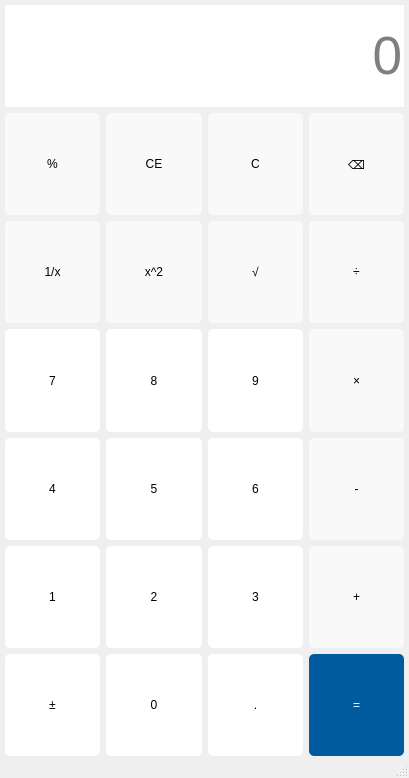
<?xml version="1.0" encoding="UTF-8"?>
<ui version="4.0">
 <class>MainWindow</class>
 <widget class="QMainWindow" name="MainWindow">
  <property name="geometry">
   <rect>
    <x>0</x>
    <y>0</y>
    <width>409</width>
    <height>778</height>
   </rect>
  </property>
  <property name="windowTitle">
   <string>MainWindow</string>
  </property>
  <property name="styleSheet">
   <string notr="true">QPushButton{
	font: 16pt &quot;Arial&quot;;
	border-radius:5px
}
QPushButton:hover{
	font: 20pt &quot;Arial&quot;;
}</string>
  </property>
  <widget class="QWidget" name="centralwidget">
   <property name="sizePolicy">
    <sizepolicy hsizetype="Preferred" vsizetype="Preferred">
     <horstretch>0</horstretch>
     <verstretch>0</verstretch>
    </sizepolicy>
   </property>
   <layout class="QGridLayout" name="gridLayout">
    <property name="leftMargin">
     <number>5</number>
    </property>
    <property name="topMargin">
     <number>5</number>
    </property>
    <property name="rightMargin">
     <number>5</number>
    </property>
    <property name="bottomMargin">
     <number>0</number>
    </property>
    <item row="0" column="0">
     <layout class="QGridLayout" name="gridLayout_2">
      <property name="sizeConstraint">
       <enum>QLayout::SetDefaultConstraint</enum>
      </property>
      <item row="2" column="3">
       <widget class="QPushButton" name="btnDivide">
        <property name="sizePolicy">
         <sizepolicy hsizetype="Preferred" vsizetype="Preferred">
          <horstretch>0</horstretch>
          <verstretch>0</verstretch>
         </sizepolicy>
        </property>
        <property name="styleSheet">
         <string notr="true">QPushButton:hover{
	background-color: rgb(246, 246, 246);
font: 30pt &quot;Arial&quot;;
}
QPushButton:!hover{
	background-color:rgb(249, 249, 249);
	font: 24pt &quot;Arial&quot;;
}</string>
        </property>
        <property name="text">
         <string>÷</string>
        </property>
        <property name="default">
         <bool>false</bool>
        </property>
        <property name="flat">
         <bool>false</bool>
        </property>
       </widget>
      </item>
      <item row="2" column="1">
       <widget class="QPushButton" name="btnSquare">
        <property name="sizePolicy">
         <sizepolicy hsizetype="Preferred" vsizetype="Preferred">
          <horstretch>0</horstretch>
          <verstretch>0</verstretch>
         </sizepolicy>
        </property>
        <property name="styleSheet">
         <string notr="true">QPushButton:hover{
	background-color: rgb(246, 246, 246);
}
QPushButton:!hover{
	background-color:rgb(249, 249, 249);
	font: 12pt &quot;Arial&quot;;
}</string>
        </property>
        <property name="text">
         <string>x^2</string>
        </property>
        <property name="default">
         <bool>false</bool>
        </property>
        <property name="flat">
         <bool>false</bool>
        </property>
       </widget>
      </item>
      <item row="5" column="2">
       <widget class="QPushButton" name="btnNum3">
        <property name="sizePolicy">
         <sizepolicy hsizetype="Preferred" vsizetype="Preferred">
          <horstretch>0</horstretch>
          <verstretch>0</verstretch>
         </sizepolicy>
        </property>
        <property name="styleSheet">
         <string notr="true">QPushButton:hover{
	background-color: rgb(252, 252, 252);
}
QPushButton:!hover{
	background-color:rgb(255, 255, 255);
}</string>
        </property>
        <property name="text">
         <string>3</string>
        </property>
        <property name="default">
         <bool>false</bool>
        </property>
        <property name="flat">
         <bool>false</bool>
        </property>
       </widget>
      </item>
      <item row="1" column="0">
       <widget class="QPushButton" name="btnPercentage">
        <property name="sizePolicy">
         <sizepolicy hsizetype="Preferred" vsizetype="Preferred">
          <horstretch>0</horstretch>
          <verstretch>0</verstretch>
         </sizepolicy>
        </property>
        <property name="styleSheet">
         <string notr="true">QPushButton:hover{
	background-color: rgb(246, 246, 246);
}
QPushButton:!hover{
	background-color:rgb(249, 249, 249);
	font: 12pt &quot;Arial&quot;;
}</string>
        </property>
        <property name="text">
         <string>%</string>
        </property>
        <property name="default">
         <bool>false</bool>
        </property>
        <property name="flat">
         <bool>false</bool>
        </property>
       </widget>
      </item>
      <item row="6" column="0">
       <widget class="QPushButton" name="btnSign">
        <property name="sizePolicy">
         <sizepolicy hsizetype="Preferred" vsizetype="Preferred">
          <horstretch>0</horstretch>
          <verstretch>0</verstretch>
         </sizepolicy>
        </property>
        <property name="styleSheet">
         <string notr="true">QPushButton:hover{
	background-color: rgb(252, 252, 252);
}
QPushButton:!hover{
	background-color:rgb(255, 255, 255);
}</string>
        </property>
        <property name="text">
         <string>±</string>
        </property>
        <property name="default">
         <bool>false</bool>
        </property>
        <property name="flat">
         <bool>false</bool>
        </property>
       </widget>
      </item>
      <item row="1" column="1">
       <widget class="QPushButton" name="btnClear">
        <property name="sizePolicy">
         <sizepolicy hsizetype="Preferred" vsizetype="Preferred">
          <horstretch>0</horstretch>
          <verstretch>0</verstretch>
         </sizepolicy>
        </property>
        <property name="styleSheet">
         <string notr="true">QPushButton:hover{
	background-color: rgb(246, 246, 246);
}
QPushButton:!hover{
	background-color:rgb(249, 249, 249);
	font: 12pt &quot;Arial&quot;;
}</string>
        </property>
        <property name="text">
         <string>CE</string>
        </property>
        <property name="default">
         <bool>false</bool>
        </property>
        <property name="flat">
         <bool>false</bool>
        </property>
       </widget>
      </item>
      <item row="5" column="1">
       <widget class="QPushButton" name="btnNum2">
        <property name="sizePolicy">
         <sizepolicy hsizetype="Preferred" vsizetype="Preferred">
          <horstretch>0</horstretch>
          <verstretch>0</verstretch>
         </sizepolicy>
        </property>
        <property name="styleSheet">
         <string notr="true">QPushButton:hover{
	background-color: rgb(252, 252, 252);
}
QPushButton:!hover{
	background-color:rgb(255, 255, 255);
}</string>
        </property>
        <property name="text">
         <string>2</string>
        </property>
        <property name="default">
         <bool>false</bool>
        </property>
        <property name="flat">
         <bool>false</bool>
        </property>
       </widget>
      </item>
      <item row="3" column="1">
       <widget class="QPushButton" name="btnNum8">
        <property name="sizePolicy">
         <sizepolicy hsizetype="Preferred" vsizetype="Preferred">
          <horstretch>0</horstretch>
          <verstretch>0</verstretch>
         </sizepolicy>
        </property>
        <property name="styleSheet">
         <string notr="true">QPushButton:hover{
	background-color: rgb(252, 252, 252);
}
QPushButton:!hover{
	background-color:rgb(255, 255, 255);
}</string>
        </property>
        <property name="text">
         <string>8</string>
        </property>
        <property name="default">
         <bool>false</bool>
        </property>
        <property name="flat">
         <bool>false</bool>
        </property>
       </widget>
      </item>
      <item row="4" column="0">
       <widget class="QPushButton" name="btnNum4">
        <property name="sizePolicy">
         <sizepolicy hsizetype="Preferred" vsizetype="Preferred">
          <horstretch>0</horstretch>
          <verstretch>0</verstretch>
         </sizepolicy>
        </property>
        <property name="styleSheet">
         <string notr="true">QPushButton:hover{
	background-color: rgb(252, 252, 252);
}
QPushButton:!hover{
	background-color:rgb(255, 255, 255);
}</string>
        </property>
        <property name="text">
         <string>4</string>
        </property>
        <property name="default">
         <bool>false</bool>
        </property>
        <property name="flat">
         <bool>false</bool>
        </property>
       </widget>
      </item>
      <item row="4" column="2">
       <widget class="QPushButton" name="btnNum6">
        <property name="sizePolicy">
         <sizepolicy hsizetype="Preferred" vsizetype="Preferred">
          <horstretch>0</horstretch>
          <verstretch>0</verstretch>
         </sizepolicy>
        </property>
        <property name="styleSheet">
         <string notr="true">QPushButton:hover{
	background-color: rgb(252, 252, 252);
}
QPushButton:!hover{
	background-color:rgb(255, 255, 255);
}</string>
        </property>
        <property name="text">
         <string>6</string>
        </property>
        <property name="default">
         <bool>false</bool>
        </property>
        <property name="flat">
         <bool>false</bool>
        </property>
       </widget>
      </item>
      <item row="1" column="2">
       <widget class="QPushButton" name="btnClearAll">
        <property name="sizePolicy">
         <sizepolicy hsizetype="Preferred" vsizetype="Preferred">
          <horstretch>0</horstretch>
          <verstretch>0</verstretch>
         </sizepolicy>
        </property>
        <property name="styleSheet">
         <string notr="true">QPushButton:hover{
	background-color: rgb(246, 246, 246);
}
QPushButton:!hover{
	background-color:rgb(249, 249, 249);
	font: 12pt &quot;Arial&quot;;
}</string>
        </property>
        <property name="text">
         <string>C</string>
        </property>
        <property name="default">
         <bool>false</bool>
        </property>
        <property name="flat">
         <bool>false</bool>
        </property>
       </widget>
      </item>
      <item row="4" column="1">
       <widget class="QPushButton" name="btnNum5">
        <property name="sizePolicy">
         <sizepolicy hsizetype="Preferred" vsizetype="Preferred">
          <horstretch>0</horstretch>
          <verstretch>0</verstretch>
         </sizepolicy>
        </property>
        <property name="styleSheet">
         <string notr="true">QPushButton:hover{
	background-color: rgb(252, 252, 252);
}
QPushButton:!hover{
	background-color:rgb(255, 255, 255);
}</string>
        </property>
        <property name="text">
         <string>5</string>
        </property>
        <property name="default">
         <bool>false</bool>
        </property>
        <property name="flat">
         <bool>false</bool>
        </property>
       </widget>
      </item>
      <item row="3" column="2">
       <widget class="QPushButton" name="btnNum9">
        <property name="sizePolicy">
         <sizepolicy hsizetype="Preferred" vsizetype="Preferred">
          <horstretch>0</horstretch>
          <verstretch>0</verstretch>
         </sizepolicy>
        </property>
        <property name="styleSheet">
         <string notr="true">QPushButton:hover{
	background-color: rgb(252, 252, 252);
}
QPushButton:!hover{
	background-color:rgb(255, 255, 255);
}</string>
        </property>
        <property name="text">
         <string>9</string>
        </property>
        <property name="default">
         <bool>false</bool>
        </property>
        <property name="flat">
         <bool>false</bool>
        </property>
       </widget>
      </item>
      <item row="1" column="3">
       <widget class="QPushButton" name="btnDel">
        <property name="sizePolicy">
         <sizepolicy hsizetype="Preferred" vsizetype="Preferred">
          <horstretch>0</horstretch>
          <verstretch>0</verstretch>
         </sizepolicy>
        </property>
        <property name="styleSheet">
         <string notr="true">QPushButton:hover{
	background-color: rgb(246, 246, 246);
}
QPushButton:!hover{
	background-color:rgb(249, 249, 249);
	font: 12pt &quot;Arial&quot;;
}</string>
        </property>
        <property name="text">
         <string>⌫</string>
        </property>
        <property name="default">
         <bool>false</bool>
        </property>
        <property name="flat">
         <bool>false</bool>
        </property>
       </widget>
      </item>
      <item row="6" column="1">
       <widget class="QPushButton" name="btnNum0">
        <property name="sizePolicy">
         <sizepolicy hsizetype="Preferred" vsizetype="Preferred">
          <horstretch>0</horstretch>
          <verstretch>0</verstretch>
         </sizepolicy>
        </property>
        <property name="styleSheet">
         <string notr="true">QPushButton:hover{
	background-color: rgb(252, 252, 252);
}
QPushButton:!hover{
	background-color:rgb(255, 255, 255);
}</string>
        </property>
        <property name="text">
         <string>0</string>
        </property>
        <property name="default">
         <bool>false</bool>
        </property>
        <property name="flat">
         <bool>false</bool>
        </property>
       </widget>
      </item>
      <item row="5" column="3">
       <widget class="QPushButton" name="btnPlus">
        <property name="sizePolicy">
         <sizepolicy hsizetype="Preferred" vsizetype="Preferred">
          <horstretch>0</horstretch>
          <verstretch>0</verstretch>
         </sizepolicy>
        </property>
        <property name="styleSheet">
         <string notr="true">QPushButton:hover{
	background-color: rgb(246, 246, 246);
font: 30pt &quot;Arial&quot;;
}
QPushButton:!hover{
	background-color:rgb(249, 249, 249);
	font: 24pt &quot;Arial&quot;;
}</string>
        </property>
        <property name="text">
         <string>+</string>
        </property>
        <property name="default">
         <bool>false</bool>
        </property>
        <property name="flat">
         <bool>false</bool>
        </property>
       </widget>
      </item>
      <item row="5" column="0">
       <widget class="QPushButton" name="btnNum1">
        <property name="sizePolicy">
         <sizepolicy hsizetype="Preferred" vsizetype="Preferred">
          <horstretch>0</horstretch>
          <verstretch>0</verstretch>
         </sizepolicy>
        </property>
        <property name="styleSheet">
         <string notr="true">QPushButton:hover{
	background-color: rgb(252, 252, 252);
}
QPushButton:!hover{
	background-color:rgb(255, 255, 255);
}</string>
        </property>
        <property name="text">
         <string>1</string>
        </property>
        <property name="default">
         <bool>false</bool>
        </property>
        <property name="flat">
         <bool>false</bool>
        </property>
       </widget>
      </item>
      <item row="4" column="3">
       <widget class="QPushButton" name="btnSub">
        <property name="sizePolicy">
         <sizepolicy hsizetype="Preferred" vsizetype="Preferred">
          <horstretch>0</horstretch>
          <verstretch>0</verstretch>
         </sizepolicy>
        </property>
        <property name="styleSheet">
         <string notr="true">QPushButton:hover{
	background-color: rgb(246, 246, 246);
font: 30pt &quot;Arial&quot;;
}
QPushButton:!hover{
	background-color:rgb(249, 249, 249);
	font: 24pt &quot;Arial&quot;;
}</string>
        </property>
        <property name="text">
         <string>-</string>
        </property>
        <property name="default">
         <bool>false</bool>
        </property>
        <property name="flat">
         <bool>false</bool>
        </property>
       </widget>
      </item>
      <item row="3" column="3">
       <widget class="QPushButton" name="btnMul">
        <property name="sizePolicy">
         <sizepolicy hsizetype="Preferred" vsizetype="Preferred">
          <horstretch>0</horstretch>
          <verstretch>0</verstretch>
         </sizepolicy>
        </property>
        <property name="styleSheet">
         <string notr="true">QPushButton:hover{
	background-color: rgb(246, 246, 246);
font: 30pt &quot;Arial&quot;;
}
QPushButton:!hover{
	background-color:rgb(249, 249, 249);
	font: 24pt &quot;Arial&quot;;
}</string>
        </property>
        <property name="text">
         <string>×</string>
        </property>
        <property name="default">
         <bool>false</bool>
        </property>
        <property name="flat">
         <bool>false</bool>
        </property>
       </widget>
      </item>
      <item row="3" column="0">
       <widget class="QPushButton" name="btnNum7">
        <property name="sizePolicy">
         <sizepolicy hsizetype="Preferred" vsizetype="Preferred">
          <horstretch>0</horstretch>
          <verstretch>0</verstretch>
         </sizepolicy>
        </property>
        <property name="styleSheet">
         <string notr="true">QPushButton:hover{
	background-color: rgb(252, 252, 252);
}
QPushButton:!hover{
	background-color:rgb(255, 255, 255);
}</string>
        </property>
        <property name="text">
         <string>7</string>
        </property>
        <property name="default">
         <bool>false</bool>
        </property>
        <property name="flat">
         <bool>false</bool>
        </property>
       </widget>
      </item>
      <item row="2" column="0">
       <widget class="QPushButton" name="btnInverse">
        <property name="sizePolicy">
         <sizepolicy hsizetype="Preferred" vsizetype="Preferred">
          <horstretch>0</horstretch>
          <verstretch>0</verstretch>
         </sizepolicy>
        </property>
        <property name="styleSheet">
         <string notr="true">QPushButton:hover{
	background-color: rgb(246, 246, 246);
}
QPushButton:!hover{
	background-color:rgb(249, 249, 249);
	font: 12pt &quot;Arial&quot;;
}</string>
        </property>
        <property name="text">
         <string>1/x</string>
        </property>
        <property name="default">
         <bool>false</bool>
        </property>
        <property name="flat">
         <bool>false</bool>
        </property>
       </widget>
      </item>
      <item row="6" column="3">
       <widget class="QPushButton" name="btnEqual">
        <property name="sizePolicy">
         <sizepolicy hsizetype="Preferred" vsizetype="Preferred">
          <horstretch>0</horstretch>
          <verstretch>0</verstretch>
         </sizepolicy>
        </property>
        <property name="styleSheet">
         <string notr="true">QPushButton:hover{
	background-color: rgb(25, 106, 167);
	font: 30pt &quot;Arial&quot;;
}
QPushButton:!hover{
	background-color:rgb(0, 90, 158);
	color:rgb(255,255,255);
	font: 25pt &quot;Arial&quot;;
}</string>
        </property>
        <property name="text">
         <string>=</string>
        </property>
        <property name="checkable">
         <bool>false</bool>
        </property>
        <property name="autoDefault">
         <bool>false</bool>
        </property>
        <property name="default">
         <bool>false</bool>
        </property>
        <property name="flat">
         <bool>false</bool>
        </property>
       </widget>
      </item>
      <item row="2" column="2">
       <widget class="QPushButton" name="btnSqrt">
        <property name="sizePolicy">
         <sizepolicy hsizetype="Preferred" vsizetype="Preferred">
          <horstretch>0</horstretch>
          <verstretch>0</verstretch>
         </sizepolicy>
        </property>
        <property name="styleSheet">
         <string notr="true">QPushButton:hover{
	background-color: rgb(246, 246, 246);
}
QPushButton:!hover{
	background-color:rgb(249, 249, 249);
	font: 12pt &quot;Arial&quot;;
}</string>
        </property>
        <property name="text">
         <string>√</string>
        </property>
        <property name="default">
         <bool>false</bool>
        </property>
        <property name="flat">
         <bool>false</bool>
        </property>
       </widget>
      </item>
      <item row="6" column="2">
       <widget class="QPushButton" name="btnPeriod">
        <property name="sizePolicy">
         <sizepolicy hsizetype="Preferred" vsizetype="Preferred">
          <horstretch>0</horstretch>
          <verstretch>0</verstretch>
         </sizepolicy>
        </property>
        <property name="styleSheet">
         <string notr="true">QPushButton:hover{
	background-color: rgb(252, 252, 252);
}
QPushButton:!hover{
	background-color:rgb(255, 255, 255);
}</string>
        </property>
        <property name="text">
         <string>.</string>
        </property>
        <property name="default">
         <bool>false</bool>
        </property>
        <property name="flat">
         <bool>false</bool>
        </property>
       </widget>
      </item>
      <item row="0" column="0" colspan="4">
       <widget class="QLineEdit" name="display">
        <property name="sizePolicy">
         <sizepolicy hsizetype="Preferred" vsizetype="Preferred">
          <horstretch>0</horstretch>
          <verstretch>0</verstretch>
         </sizepolicy>
        </property>
        <property name="minimumSize">
         <size>
          <width>0</width>
          <height>50</height>
         </size>
        </property>
        <property name="font">
         <font>
          <family>Arial</family>
          <pointsize>40</pointsize>
          <weight>50</weight>
          <italic>false</italic>
          <bold>false</bold>
         </font>
        </property>
        <property name="styleSheet">
         <string notr="true">font-size:40pt 
</string>
        </property>
        <property name="frame">
         <bool>false</bool>
        </property>
        <property name="alignment">
         <set>Qt::AlignRight|Qt::AlignTrailing|Qt::AlignVCenter</set>
        </property>
        <property name="placeholderText">
         <string>0</string>
        </property>
       </widget>
      </item>
     </layout>
    </item>
   </layout>
  </widget>
  <widget class="QMenuBar" name="menubar">
   <property name="geometry">
    <rect>
     <x>0</x>
     <y>0</y>
     <width>409</width>
     <height>26</height>
    </rect>
   </property>
  </widget>
  <widget class="QStatusBar" name="statusbar"/>
 </widget>
 <resources/>
 <connections/>
</ui>
